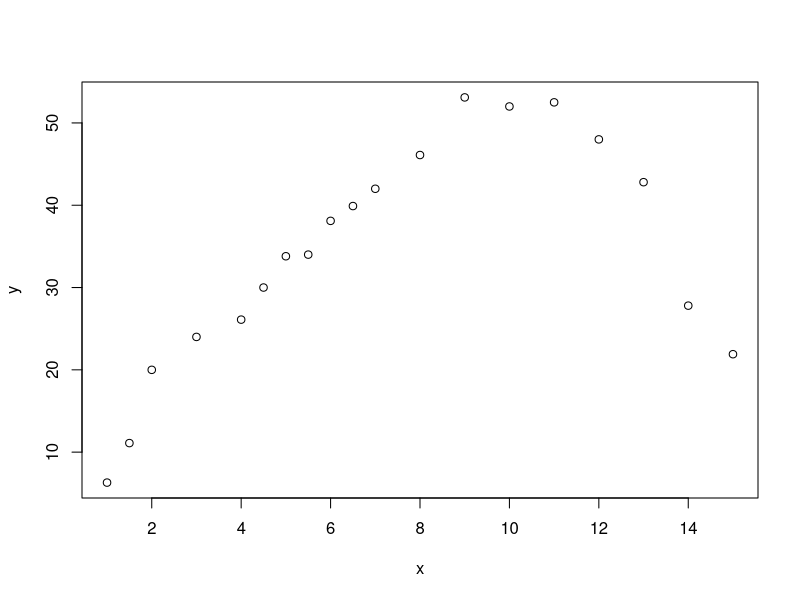
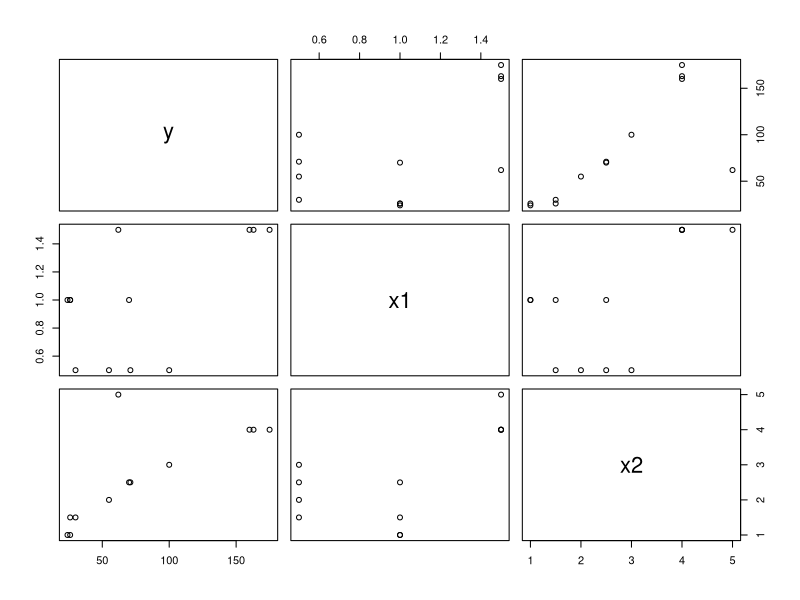
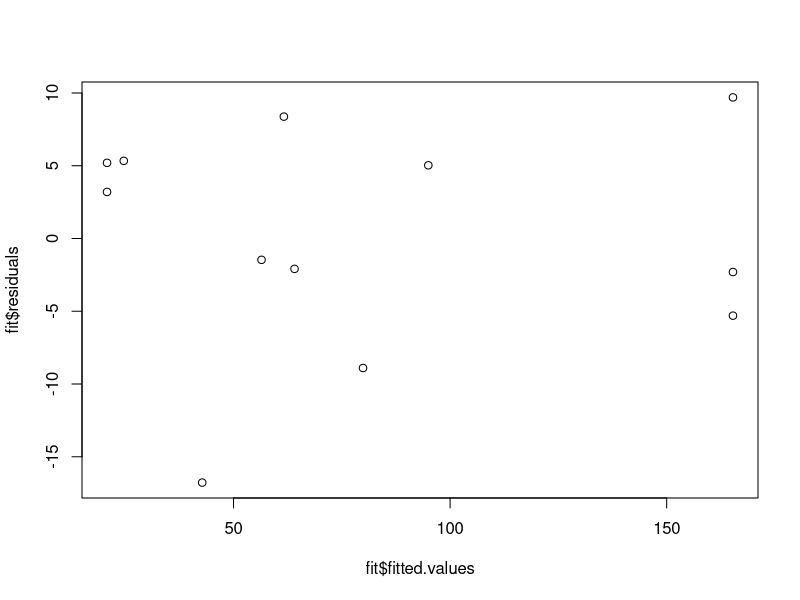
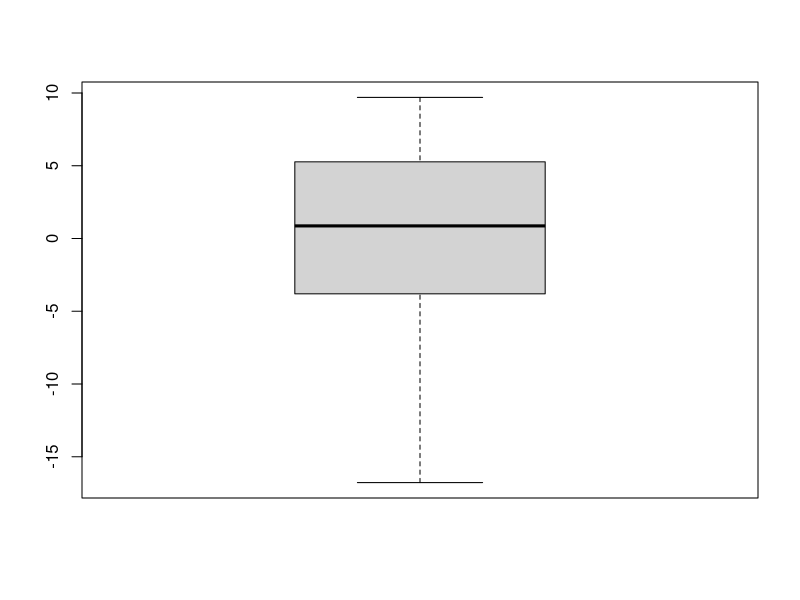

R code for these plots, in order:
## ---- chunk 1

y=c(6.3,11.1,20,24,26.1,30,33.8,34,38.1,39.9,42,46.1,53.1,
52,52.5,48,42.8,27.8,21.9)
x=c(1,1.5,2,3,4,4.5,5,5.5,6,6.5,7,8,9,10,11,12,13,14,15)
plot(x,y)
Model_1=lm(y~x+I(x^2))
Model_1
#y=-6.6742+11.7640( x )+(-0.6345) I(x^2)  
summary(Model_1)
#centering the data
x_1=x-mean(x)
x_2=(x-mean(x))^2
Model_2=lm(y~x_1+I(x_2))
summary(Model_2)
library(car)
vif(Model_1)
vif(Model_2)
#These vifs are much larger than those for the centred data.Thus centering the linear terms #in a polynomial model removes some of nonessential ill-conditionaled by the choice 
#of origin for the regressor.
## ---- chunk 2
y=c(26,24,175,160,163,55,62,100,26,30,70,71)
x1=c(1,1,1.5,1.5,1.5,0.5,1.5,0.5,1,0.5,1,0.5)
x2=c(1,1,4,4,4,2,5,3,1.5,1.5,2.5,2.5)
d=data.frame(y,x1,x2)
plot(d)
fit=lm(y~x1+x2+I(x1^2)+I(x2^2)+I(x1*x2))
fit
summary(fit)
aov(fit)
ss_res_FM=655.841
ms_res_FM=ss_res_FM/6
fit1=lm(y~x1+x2)
fit1
aov(fit1)
summary(fit1)
ss_res_RM=14472.464
SSH=ss_res_RM-ss_res_FM
f=(SSH/3)/ms_res_FM
f
f_tab=qf(0.05,3,6,lower.tail = F)
f_tab
plot(fit$fitted.values,fit$residuals)
boxplot(fit$residuals)
#to find staderdised residuals
rstandard(fit)
#studentised residual
rstudent(fit)
#press residual
e=fit$residuals
h=hatvalues(fit)
e_=e/(1-h)

